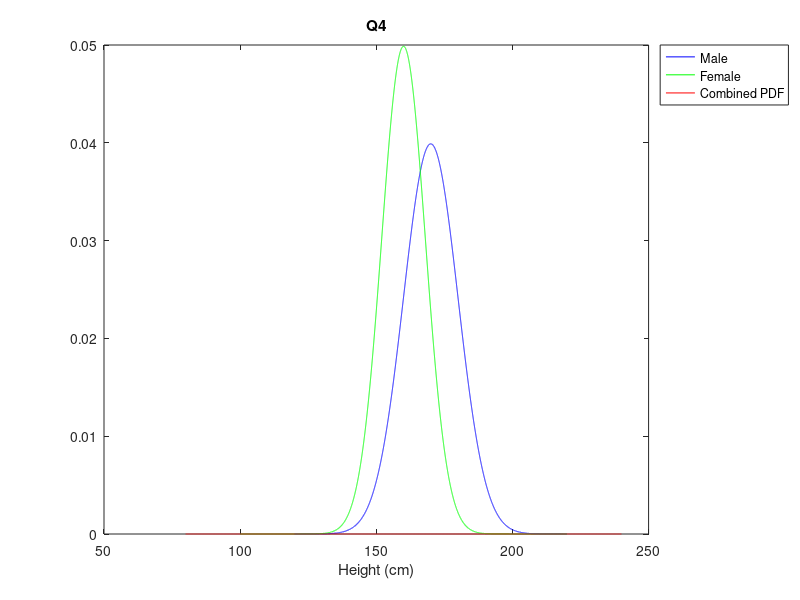
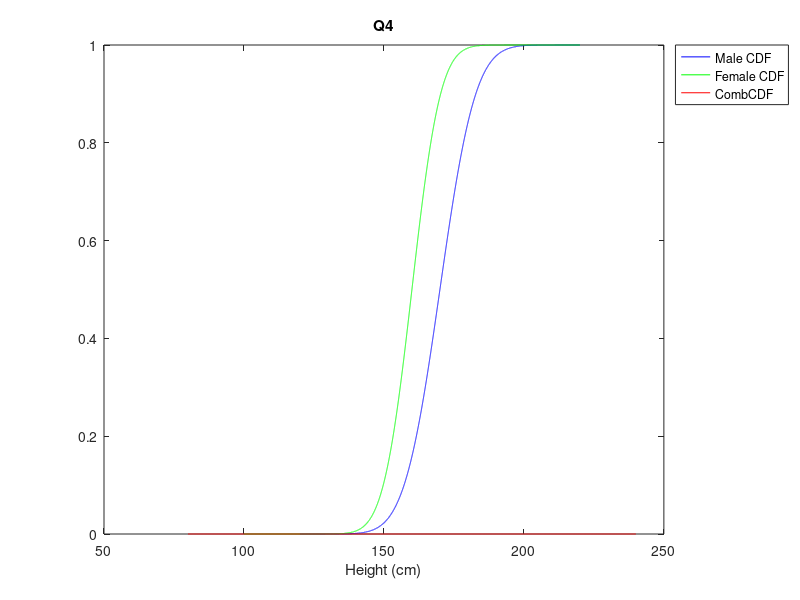

These charts were generated, in order, by the following MATLAB code:
close all
male = [120:0.01:220]; female = [100:0.01:220]; comb = [80:0.01:240];
muM = 170; sdM = 10; muF = 160; sdF = 8;
normMale = normpdf(male,muM,sdM);
normFemale = normpdf(female,muF,sdF);
Cmale = normcdf(male,muM,sdM);
Cfmale = normcdf(female,muF,sdF);
normComb = normpdf(comb,muM+muF,12.8062485);
Ccomb = normcdf(comb,muM+muF,12.8062485);
%%
fh = figure; box on; xlabel('Height (cm)'); title('Q4'); hold on;
set(fh,'color','white');
p1 = plot(male,normMale,'b'); hold on;
p2 = plot(female,normFemale,'g');
p11 = plot(comb,normComb,'r');
leg = legend([p1 p2 p11],'Male','Female',...
    'Combined PDF','location','northeastoutside');
%%
gh = figure; set(gh,'color','white');
box on; xlabel('Height (cm)'); title('Q4'); hold on;
p3 = plot(male,Cmale,'b'); hold on;
p4 = plot(female,Cfmale,'g');
p33 = plot(comb,Ccomb,'r');
leg2 = legend([p3 p4 p33],'Male CDF','Female CDF','CombCDF',...
    'location','northeastoutside');